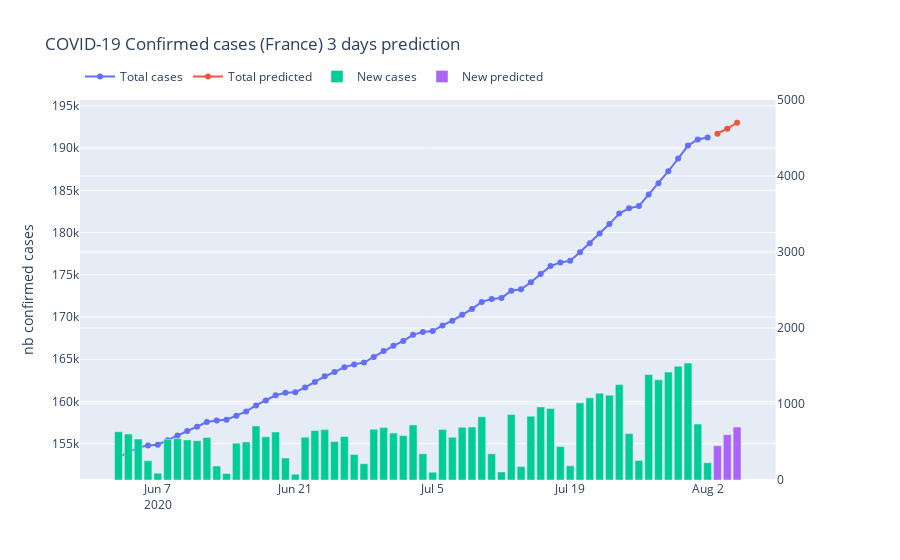

Notebook code for this chart:
### Markdown cell above
### Figure

### Code cell
# Create figure with secondary y-axis
fig = make_subplots(specs=[[{"secondary_y": True}]])

# Create and style traces
# total
fig.add_trace(go.Scatter(x=df_plot["date"].astype(np.datetime64), 
                         y=df_plot["nb_cases"],
                    mode='lines+markers',
                    line_shape='linear',
                    connectgaps=True, name="Total cases"),
             secondary_y=False)

fig.add_trace(go.Scatter(x=df_plot_pred["date"].astype(np.datetime64), 
                         y=df_plot_pred["nb_cases"],
                    mode='lines+markers',
                    line_shape='linear',
                    connectgaps=True, name="Total predicted"),
             secondary_y=False)
# new cases
fig.add_trace(go.Bar(x=df_plot["date"].astype(np.datetime64), 
                     y=df_plot["pos"], 
                     name="New cases"), 
             secondary_y=True)

fig.add_trace(go.Bar(x=df_plot_pred["date"].astype(np.datetime64), 
            y=df_plot_pred["pos"], 
            name="New predicted"), 
            secondary_y=True)
# Edit the layout
fig.update_layout(title='COVID-19 Confirmed cases (France) 3 days prediction',
                   yaxis_title='nb confirmed cases')
fig.update_layout(legend_orientation="h", legend=dict(x=0, y=1.1))

fig.update_yaxes(range=[0, 5000], secondary_y=True)

fig.show()

### Figure 1 — Plotly figure (JSON) as saved in the notebook; plotly's stock layout.template omitted (floating-point values rounded to 4 significant figures)
{"data": [{"connectgaps": true, "line": {"shape": "linear"}, "mode": "lines+markers", "name": "Total cases", "type": "scatter", "x": ["2020-06-03T00:00:00", "2020-06-04T00:00:00", "2020-06-05T00:00:00", "2020-06-06T00:00:00", "2020-06-07T00:00:00", "2020-06-08T00:00:00", "2020-06-09T00:00:00", "2020-06-10T00:00:00", "2020-06-11T00:00:00", "2020-06-12T00:00:00", "2020-06-13T00:00:00", "2020-06-14T00:00:00", "2020-06-15T00:00:00", "2020-06-16T00:00:00", "2020-06-17T00:00:00", "2020-06-18T00:00:00", "2020-06-19T00:00:00", "2020-06-20T00:00:00", "2020-06-21T00:00:00", "2020-06-22T00:00:00", "2020-06-23T00:00:00", "2020-06-24T00:00:00", "2020-06-25T00:00:00", "2020-06-26T00:00:00", "2020-06-27T00:00:00", "2020-06-28T00:00:00", "2020-06-29T00:00:00", "2020-06-30T00:00:00", "2020-07-01T00:00:00", "2020-07-02T00:00:00", "2020-07-03T00:00:00", "2020-07-04T00:00:00", "2020-07-05T00:00:00", "2020-07-06T00:00:00", "2020-07-07T00:00:00", "2020-07-08T00:00:00", "2020-07-09T00:00:00", "2020-07-10T00:00:00", "2020-07-11T00:00:00", "2020-07-12T00:00:00", "2020-07-13T00:00:00", "2020-07-14T00:00:00", "2020-07-15T00:00:00", "2020-07-16T00:00:00", "2020-07-17T00:00:00", "2020-07-18T00:00:00", "2020-07-19T00:00:00", "2020-07-20T00:00:00", "2020-07-21T00:00:00", "2020-07-22T00:00:00", "2020-07-23T00:00:00", "2020-07-24T00:00:00", "2020-07-25T00:00:00", "2020-07-26T00:00:00", "2020-07-27T00:00:00", "2020-07-28T00:00:00", "2020-07-29T00:00:00", "2020-07-30T00:00:00", "2020-07-31T00:00:00", "2020-08-01T00:00:00", "2020-08-02T00:00:00"], "xaxis": "x", "y": [153398, 154004, 154543, 154796, 154886, 155421, 155967, 156494, 157012, 157572, 157756, 157841, 158326, 158827, 159539, 160107, 160738, 161027, 161104, 161667, 162318, 162981, 163487, 164059, 164394, 164609, 165277, 165969, 166587, 167171, 167896, 168242, 168345, 169011, 169573, 170266, 170963, 171794, 172139, 172245, 173107, 173285, 174125, 175087, 176029, 176469, 176655, 177670, 178751, 179893, 181009, 182265, 182877, 183135, 184524, 185843, 187263, 188759, 190298, 191034, 191261], "yaxis": "y"}, {"connectgaps": true, "line": {"shape": "linear"}, "mode": "lines+markers", "name": "Total predicted", "type": "scatter", "x": ["2020-08-03T00:00:00", "2020-08-04T00:00:00", "2020-08-05T00:00:00"], "xaxis": "x", "y": [191713, 192309, 193005], "yaxis": "y"}, {"name": "New cases", "type": "bar", "x": ["2020-06-03T00:00:00", "2020-06-04T00:00:00", "2020-06-05T00:00:00", "2020-06-06T00:00:00", "2020-06-07T00:00:00", "2020-06-08T00:00:00", "2020-06-09T00:00:00", "2020-06-10T00:00:00", "2020-06-11T00:00:00", "2020-06-12T00:00:00", "2020-06-13T00:00:00", "2020-06-14T00:00:00", "2020-06-15T00:00:00", "2020-06-16T00:00:00", "2020-06-17T00:00:00", "2020-06-18T00:00:00", "2020-06-19T00:00:00", "2020-06-20T00:00:00", "2020-06-21T00:00:00", "2020-06-22T00:00:00", "2020-06-23T00:00:00", "2020-06-24T00:00:00", "2020-06-25T00:00:00", "2020-06-26T00:00:00", "2020-06-27T00:00:00", "2020-06-28T00:00:00", "2020-06-29T00:00:00", "2020-06-30T00:00:00", "2020-07-01T00:00:00", "2020-07-02T00:00:00", "2020-07-03T00:00:00", "2020-07-04T00:00:00", "2020-07-05T00:00:00", "2020-07-06T00:00:00", "2020-07-07T00:00:00", "2020-07-08T00:00:00", "2020-07-09T00:00:00", "2020-07-10T00:00:00", "2020-07-11T00:00:00", "2020-07-12T00:00:00", "2020-07-13T00:00:00", "2020-07-14T00:00:00", "2020-07-15T00:00:00", "2020-07-16T00:00:00", "2020-07-17T00:00:00", "2020-07-18T00:00:00", "2020-07-19T00:00:00", "2020-07-20T00:00:00", "2020-07-21T00:00:00", "2020-07-22T00:00:00", "2020-07-23T00:00:00", "2020-07-24T00:00:00", "2020-07-25T00:00:00", "2020-07-26T00:00:00", "2020-07-27T00:00:00", "2020-07-28T00:00:00", "2020-07-29T00:00:00", "2020-07-30T00:00:00", "2020-07-31T00:00:00", "2020-08-01T00:00:00", "2020-08-02T00:00:00"], "xaxis": "x", "y": [635, 606, 539, 253, 90, 535, 546, 527, 518, 560, 184, 85, 485, 501, 712, 568, 631, 289, 77, 563, 651, 663, 506, 572, 335, 215, 668, 692, 618, 584, 725, 346, 103, 666, 562, 693, 697, 831, 345, 106, 862, 178, 840, 962, 942, 440, 186, 1015, 1081, 1142, 1116, 1256, 612, 258, 1389, 1319, 1420, 1496, 1539, 736, 227], "yaxis": "y2"}, {"name": "New predicted", "type": "bar", "x": ["2020-08-03T00:00:00", "2020-08-04T00:00:00", "2020-08-05T00:00:00"], "xaxis": "x", "y": [452, 596, 696], "yaxis": "y2"}], "layout": {"legend": {"orientation": "h", "x": 0, "y": 1.1}, "title": {"text": "COVID-19 Confirmed cases (France) 3 days prediction"}, "xaxis": {"anchor": "y", "domain": [0, 0.94]}, "yaxis": {"anchor": "x", "domain": [0, 1], "title": {"text": "nb confirmed cases"}}, "yaxis2": {"anchor": "x", "overlaying": "y", "range": [0, 5000], "side": "right"}}}
